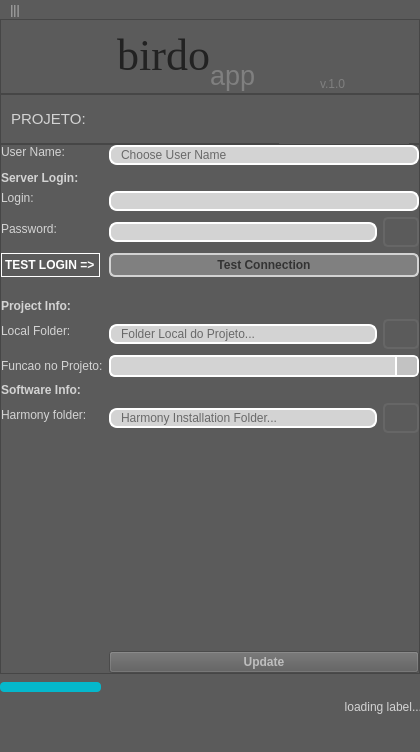
<?xml version="1.0" encoding="UTF-8"?>
<ui version="4.0">
 <class>MainWindow</class>
 <widget class="QMainWindow" name="MainWindow">
  <property name="geometry">
   <rect>
    <x>0</x>
    <y>0</y>
    <width>420</width>
    <height>752</height>
   </rect>
  </property>
  <property name="windowTitle">
   <string>MainWindow</string>
  </property>
  <property name="styleSheet">
   <string notr="true">QWidget{
	background: rgb(91, 91, 91);
}

QMenu {
	background-color: #666666;
}

QMenu::item:hover {
	color: lightgray;
	background-color: blue;
}

QMenuBar {
	color: rgb(182, 182, 182);
	background-color: transparent;
}

QMenuBar::item {
	background-color: transparent;
}

QMenuBar::item:selected { /* when selected using mouse or keyboard */
    background-color: #666666;
}

QMenuBar::item:hover {
    background: #777777;
}

QLabel {
	color: lightgray;
}

QLabel:!enabled {
	color: gray;
}

QLineEdit:!enabled {
	color: gray;
	background-color: #555555;
	border-color: gray;
}

QLineEdit {
	color: black;
    border: 2px solid white;
    border-radius: 8px;
    padding: 0 8px;
    background: lightgray;
    selection-background-color: darkgray;
}

QLineEdit:hover{
    border: 2px solid #05B8CC;
    color: black;
}

QComboBox {
	color: black;
    border: 2px solid white;
    border-radius: 6px;
    padding: 1px 18px 1px 3px;
    min-width: 6em;
}

QComboBox:!editable, QComboBox::drop-down:editable {
     background: lightgray;
}

QComboBox:on { /* shift the text when the popup opens */
    padding-top: 3px;
    padding-left: 4px;
}

QComboBox::drop-down {
    width: 20px;
	background-color: rgb(194, 194, 194);
    border-left-width: 2px;
    border-left-color: white;
    border-left-style: solid; /* just a single line */
    border-top-right-radius: 3px; /* same radius as the QComboBox */
    border-bottom-right-radius: 3px;
}

QComboBox:hover{
    border: 2px solid #05B8CC;
    color: gray;
}

QComboBox QAbstractItemView{
    border: 2px solid white;
	border-radius: 10px;
    color: gray;
	background-color: lightgray;
    selection-background-color: #05B8CC;
	selection-color: white;
	padding: 3px 3px ;
}

QScrollBar {
	background: none;
	border: none;
}

QScrollBar::handle {
	border-radius: 5px;
 	border: 2px solid #777777;
	background-color: gray;
}

QScrollBar::add-page{ 
	border: none;
    background: none;
}

QScrollBar::sub-page {
    background: none;
	border: none;
	max-width: 5px;
}

QScrollBar::add-line {
    border: none;
    background: none;
}

QScrollBar::sub-line {
    border: none;
    background: none;
}

QScrollBar:arrow{
	border: none;
	background: none;
	color: none;
}

</string>
  </property>
  <widget class="QWidget" name="centralwidget">
   <widget class="Line" name="line_bottom">
    <property name="geometry">
     <rect>
      <x>0</x>
      <y>653</y>
      <width>422</width>
      <height>3</height>
     </rect>
    </property>
    <property name="orientation">
     <enum>Qt::Horizontal</enum>
    </property>
   </widget>
   <widget class="Line" name="line_title">
    <property name="geometry">
     <rect>
      <x>0</x>
      <y>80</y>
      <width>0</width>
      <height>0</height>
     </rect>
    </property>
    <property name="sizePolicy">
     <sizepolicy hsizetype="Preferred" vsizetype="Preferred">
      <horstretch>0</horstretch>
      <verstretch>0</verstretch>
     </sizepolicy>
    </property>
    <property name="orientation">
     <enum>Qt::Horizontal</enum>
    </property>
   </widget>
   <widget class="QFrame" name="mainFrame">
    <property name="geometry">
     <rect>
      <x>0</x>
      <y>125</y>
      <width>420</width>
      <height>530</height>
     </rect>
    </property>
    <property name="frameShape">
     <enum>QFrame::StyledPanel</enum>
    </property>
    <property name="frameShadow">
     <enum>QFrame::Raised</enum>
    </property>
    <layout class="QGridLayout" name="gridLayout_2" rowstretch="0" columnstretch="0">
     <property name="margin">
      <number>0</number>
     </property>
     <item row="0" column="0">
      <widget class="QStackedWidget" name="stackedWidget">
       <property name="currentIndex">
        <number>2</number>
       </property>
       <widget class="QWidget" name="projects_page">
        <widget class="QWidget" name="gridLayoutWidget">
         <property name="geometry">
          <rect>
           <x>0</x>
           <y>0</y>
           <width>421</width>
           <height>531</height>
          </rect>
         </property>
         <layout class="QGridLayout" name="projects_layout" rowstretch="0">
          <property name="sizeConstraint">
           <enum>QLayout::SetDefaultConstraint</enum>
          </property>
          <property name="margin">
           <number>7</number>
          </property>
         </layout>
        </widget>
       </widget>
       <widget class="QWidget" name="loading_page">
        <widget class="QLabel" name="anim_logo_label">
         <property name="geometry">
          <rect>
           <x>0</x>
           <y>0</y>
           <width>418</width>
           <height>528</height>
          </rect>
         </property>
         <property name="sizePolicy">
          <sizepolicy hsizetype="Fixed" vsizetype="Fixed">
           <horstretch>0</horstretch>
           <verstretch>0</verstretch>
          </sizepolicy>
         </property>
         <property name="text">
          <string/>
         </property>
         <property name="scaledContents">
          <bool>false</bool>
         </property>
         <property name="alignment">
          <set>Qt::AlignCenter</set>
         </property>
        </widget>
       </widget>
       <widget class="QWidget" name="login_page">
        <widget class="QWidget" name="login_widget" native="true">
         <property name="geometry">
          <rect>
           <x>0</x>
           <y>0</y>
           <width>418</width>
           <height>528</height>
          </rect>
         </property>
         <layout class="QFormLayout" name="formLayout">
          <item row="0" column="0">
           <widget class="QLabel" name="username_title">
            <property name="sizePolicy">
             <sizepolicy hsizetype="Preferred" vsizetype="Fixed">
              <horstretch>0</horstretch>
              <verstretch>0</verstretch>
             </sizepolicy>
            </property>
            <property name="text">
             <string>User Name:</string>
            </property>
           </widget>
          </item>
          <item row="0" column="1">
           <widget class="QLineEdit" name="username_line">
            <property name="toolTip">
             <string>Escolha um nome usuario que todos te reconhecam!</string>
            </property>
            <property name="placeholderText">
             <string>Choose User Name </string>
            </property>
           </widget>
          </item>
          <item row="1" column="0">
           <widget class="QLabel" name="server_title_label">
            <property name="sizePolicy">
             <sizepolicy hsizetype="Preferred" vsizetype="Fixed">
              <horstretch>0</horstretch>
              <verstretch>0</verstretch>
             </sizepolicy>
            </property>
            <property name="font">
             <font>
              <weight>75</weight>
              <bold>true</bold>
             </font>
            </property>
            <property name="text">
             <string>Server Login:</string>
            </property>
           </widget>
          </item>
          <item row="2" column="0">
           <widget class="QLabel" name="server_login_label">
            <property name="sizePolicy">
             <sizepolicy hsizetype="Preferred" vsizetype="Fixed">
              <horstretch>0</horstretch>
              <verstretch>0</verstretch>
             </sizepolicy>
            </property>
            <property name="text">
             <string>Login:</string>
            </property>
           </widget>
          </item>
          <item row="2" column="1">
           <widget class="QLineEdit" name="server_login_line">
            <property name="toolTip">
             <string>login do server</string>
            </property>
            <property name="placeholderText">
             <string/>
            </property>
           </widget>
          </item>
          <item row="3" column="0">
           <widget class="QLabel" name="server_pw_label">
            <property name="text">
             <string>Password:</string>
            </property>
           </widget>
          </item>
          <item row="3" column="1">
           <layout class="QHBoxLayout" name="horizontalLayout_4">
            <item>
             <widget class="QLineEdit" name="server_pw_line">
              <property name="toolTip">
               <string>senha do server</string>
              </property>
              <property name="inputMethodHints">
               <set>Qt::ImhHiddenText|Qt::ImhNoAutoUppercase|Qt::ImhNoPredictiveText</set>
              </property>
              <property name="echoMode">
               <enum>QLineEdit::Password</enum>
              </property>
              <property name="placeholderText">
               <string/>
              </property>
             </widget>
            </item>
            <item>
             <widget class="QPushButton" name="view_pw_button">
              <property name="enabled">
               <bool>true</bool>
              </property>
              <property name="sizePolicy">
               <sizepolicy hsizetype="Fixed" vsizetype="Fixed">
                <horstretch>0</horstretch>
                <verstretch>0</verstretch>
               </sizepolicy>
              </property>
              <property name="minimumSize">
               <size>
                <width>30</width>
                <height>30</height>
               </size>
              </property>
              <property name="maximumSize">
               <size>
                <width>40</width>
                <height>40</height>
               </size>
              </property>
              <property name="toolTip">
               <string>&lt;html&gt;&lt;head/&gt;&lt;body&gt;&lt;p&gt;show password&lt;/p&gt;&lt;/body&gt;&lt;/html&gt;</string>
              </property>
              <property name="styleSheet">
               <string notr="true">QPushButton {
	background: none;
	border: 2px solid #666666;
	border-radius: 5px;	
}

QPushButton:hover {
	background-color: #777777;
	border: none;
}

QPushButton:pressed {
	background-color: rgb(90, 90, 90);
	border-top: 2px solid #444444;
	border-left: 2px solid #444444;
	border-bottom: none;
	border-right: none;
}
</string>
              </property>
              <property name="text">
               <string/>
              </property>
             </widget>
            </item>
           </layout>
          </item>
          <item row="4" column="0">
           <widget class="QLabel" name="status_label">
            <property name="font">
             <font>
              <weight>75</weight>
              <bold>true</bold>
             </font>
            </property>
            <property name="toolTip">
             <string>status do teste de conexao com o servidor</string>
            </property>
            <property name="styleSheet">
             <string notr="true">color: white;</string>
            </property>
            <property name="frameShape">
             <enum>QFrame::Box</enum>
            </property>
            <property name="text">
             <string>TEST LOGIN =&gt;</string>
            </property>
           </widget>
          </item>
          <item row="4" column="1">
           <widget class="QPushButton" name="test_login_button">
            <property name="font">
             <font>
              <weight>75</weight>
              <bold>true</bold>
             </font>
            </property>
            <property name="styleSheet">
             <string notr="true">QPushButton {
	color: #333333;
    border: 2px solid lightgray;
    border-radius: 6px;
	background-color: gray;
	min-height: 20px;
	min-width: 60px;
}
QPushButton:pressed {
	color: lightgray;
    border: 2px solid #333333;
    background-color: #05B8CC;
	font-size: 7pt;
}
QPushButton:hover{
    border: 2px solid #05B8CC;
    color: #111111;
}

QPushButton:!enabled {
	color: #444444;
	background-color: #999999;
	border-color: #777777;
}
</string>
            </property>
            <property name="text">
             <string>Test Connection</string>
            </property>
           </widget>
          </item>
          <item row="5" column="1">
           <spacer name="horizontalSpacer">
            <property name="orientation">
             <enum>Qt::Horizontal</enum>
            </property>
            <property name="sizeType">
             <enum>QSizePolicy::Fixed</enum>
            </property>
            <property name="sizeHint" stdset="0">
             <size>
              <width>40</width>
              <height>10</height>
             </size>
            </property>
           </spacer>
          </item>
          <item row="6" column="0">
           <widget class="QLabel" name="label_4">
            <property name="font">
             <font>
              <weight>75</weight>
              <bold>true</bold>
             </font>
            </property>
            <property name="text">
             <string>Project Info:</string>
            </property>
           </widget>
          </item>
          <item row="7" column="0">
           <widget class="QLabel" name="local_folder_label">
            <property name="text">
             <string>Local Folder:</string>
            </property>
           </widget>
          </item>
          <item row="7" column="1">
           <layout class="QHBoxLayout" name="horizontalLayout_3">
            <item>
             <widget class="QLineEdit" name="localFolder_line">
              <property name="toolTip">
               <string>Folder local do projeto

Atencao! Se vc usa o Nexcloud Client, nao escolha o mesmo folder local escolhido para o client!</string>
              </property>
              <property name="placeholderText">
               <string>Folder Local do Projeto...</string>
              </property>
             </widget>
            </item>
            <item>
             <widget class="QPushButton" name="local_folder_button">
              <property name="enabled">
               <bool>true</bool>
              </property>
              <property name="sizePolicy">
               <sizepolicy hsizetype="Fixed" vsizetype="Fixed">
                <horstretch>0</horstretch>
                <verstretch>0</verstretch>
               </sizepolicy>
              </property>
              <property name="minimumSize">
               <size>
                <width>30</width>
                <height>30</height>
               </size>
              </property>
              <property name="maximumSize">
               <size>
                <width>40</width>
                <height>40</height>
               </size>
              </property>
              <property name="toolTip">
               <string>&lt;html&gt;&lt;head/&gt;&lt;body&gt;&lt;p&gt;Escolhe o folder local do projeto&lt;/p&gt;&lt;p&gt;OBS: Nao ecolha o mesmo folder do client do Nextcloud!&lt;/p&gt;&lt;/body&gt;&lt;/html&gt;</string>
              </property>
              <property name="styleSheet">
               <string notr="true">QPushButton {
	background: none;
	border: 2px solid #666666;
	border-radius: 5px;	
}

QPushButton:hover {
	background-color: #777777;
	border: none;
}

QPushButton:pressed {
	background-color: rgb(90, 90, 90);
	border-top: 2px solid #444444;
	border-left: 2px solid #444444;
	border-bottom: none;
	border-right: none;
}
</string>
              </property>
              <property name="text">
               <string/>
              </property>
             </widget>
            </item>
           </layout>
          </item>
          <item row="8" column="0">
           <widget class="QLabel" name="funcao_label">
            <property name="text">
             <string>Funcao no Projeto:</string>
            </property>
           </widget>
          </item>
          <item row="8" column="1">
           <widget class="QComboBox" name="combo_funcao">
            <property name="toolTip">
             <string>&lt;html&gt;&lt;head/&gt;&lt;body&gt;&lt;p&gt;Escolha a sua funcao no projeto&lt;/p&gt;&lt;/body&gt;&lt;/html&gt;</string>
            </property>
           </widget>
          </item>
          <item row="9" column="0">
           <widget class="QLabel" name="label_5">
            <property name="font">
             <font>
              <weight>75</weight>
              <bold>true</bold>
             </font>
            </property>
            <property name="text">
             <string>Software Info:</string>
            </property>
           </widget>
          </item>
          <item row="10" column="0">
           <widget class="QLabel" name="harmony_label">
            <property name="enabled">
             <bool>true</bool>
            </property>
            <property name="text">
             <string>Harmony folder:</string>
            </property>
           </widget>
          </item>
          <item row="10" column="1">
           <layout class="QHBoxLayout" name="horizontalLayout_2">
            <item>
             <widget class="QLineEdit" name="harmony_folder_line">
              <property name="enabled">
               <bool>true</bool>
              </property>
              <property name="toolTip">
               <string>Ecolha o folder da instalacao NAO padrao do HARMONY:
EX: Escolha a pasta com o nome de:
'Toon Boom Harmony 20 Premium' para a versao 20</string>
              </property>
              <property name="text">
               <string/>
              </property>
              <property name="placeholderText">
               <string>Harmony Installation Folder...</string>
              </property>
             </widget>
            </item>
            <item>
             <widget class="QPushButton" name="harmony_folder_button">
              <property name="enabled">
               <bool>true</bool>
              </property>
              <property name="sizePolicy">
               <sizepolicy hsizetype="Fixed" vsizetype="Fixed">
                <horstretch>0</horstretch>
                <verstretch>0</verstretch>
               </sizepolicy>
              </property>
              <property name="minimumSize">
               <size>
                <width>30</width>
                <height>30</height>
               </size>
              </property>
              <property name="maximumSize">
               <size>
                <width>40</width>
                <height>40</height>
               </size>
              </property>
              <property name="toolTip">
               <string>&lt;html&gt;&lt;head/&gt;&lt;body&gt;&lt;p&gt;Caso o Harmony esteja instalado num folder NAO padrao, informe o folder da instalacao!&lt;/p&gt;&lt;/body&gt;&lt;/html&gt;</string>
              </property>
              <property name="styleSheet">
               <string notr="true">QPushButton {
	background: none;
	border: 2px solid #666666;
	border-radius: 5px;	
}

QPushButton:hover {
	background-color: #777777;
	border: none;
}

QPushButton:pressed {
	background-color: rgb(90, 90, 90);
	border-top: 2px solid #444444;
	border-left: 2px solid #444444;
	border-bottom: none;
	border-right: none;
}</string>
              </property>
              <property name="text">
               <string/>
              </property>
             </widget>
            </item>
           </layout>
          </item>
          <item row="11" column="1">
           <spacer name="verticalSpacer">
            <property name="orientation">
             <enum>Qt::Vertical</enum>
            </property>
            <property name="sizeHint" stdset="0">
             <size>
              <width>20</width>
              <height>130</height>
             </size>
            </property>
           </spacer>
          </item>
          <item row="12" column="1">
           <widget class="QPushButton" name="update_button">
            <property name="enabled">
             <bool>false</bool>
            </property>
            <property name="font">
             <font>
              <weight>75</weight>
              <bold>true</bold>
             </font>
            </property>
            <property name="styleSheet">
             <string notr="true">QWidget{
	background: rgb(91, 91, 91);
}

QMenu {
	background-color: #666666;
}

QMenu::item:hover {
	color: lightgray;
	background-color: blue;
}

QMenuBar {
	color: rgb(182, 182, 182);
	background-color: transparent;
}

QMenuBar::item {
	background-color: transparent;
}

QMenuBar::item:selected { /* when selected using mouse or keyboard */
    background-color: #666666;
}

QMenuBar::item:hover {
    background: #777777;
}

QLabel {
	color: lightgray;
}

QLabel:!enabled {
	color: gray;
}

QLineEdit:!enabled {
	color: gray;
	background-color: #555555;
	border-color: gray;
}

QLineEdit {
	color: black;
    border: 2px solid white;
    border-radius: 8px;
    padding: 0 8px;
    background: lightgray;
    selection-background-color: darkgray;
}

QLineEdit:hover{
    border: 2px solid #05B8CC;
    color: black;
}

QComboBox {
	color: black;
    border: 2px solid white;
    border-radius: 6px;
    padding: 1px 18px 1px 3px;
    min-width: 6em;
}

QComboBox:!editable, QComboBox::drop-down:editable {
     background: lightgray;
}

QComboBox:on { /* shift the text when the popup opens */
    padding-top: 3px;
    padding-left: 4px;
}

QComboBox::drop-down {
    width: 20px;
	background-color: rgb(194, 194, 194);
    border-left-width: 2px;
    border-left-color: white;
    border-left-style: solid; /* just a single line */
    border-top-right-radius: 3px; /* same radius as the QComboBox */
    border-bottom-right-radius: 3px;
}

QComboBox:hover{
    border: 2px solid #05B8CC;
    color: gray;
}

QComboBox QAbstractItemView{
    border: 2px solid white;
	border-radius: 10px;
    color: gray;
	background-color: lightgray;
    selection-background-color: #05B8CC;
	selection-color: white;
	padding: 3px 3px ;
}

QScrollBar {
	background: none;
	border: none;
}

QScrollBar::handle {
	border-radius: 5px;
 	border: 2px solid #777777;
	background-color: gray;
}

QScrollBar::add-page{ 
	border: none;
    background: none;
}

QScrollBar::sub-page {
    background: none;
	border: none;
	max-width: 5px;
}

QScrollBar::add-line {
    border: none;
    background: none;
}

QScrollBar::sub-line {
    border: none;
    background: none;
}

QScrollBar:arrow{
	border: none;
	background: none;
	color: none;
}

</string>
            </property>
            <property name="text">
             <string>Update</string>
            </property>
           </widget>
          </item>
         </layout>
        </widget>
       </widget>
       <widget class="QWidget" name="plugins_page">
        <property name="styleSheet">
         <string notr="true">QWidget{
	background: rgb(0, 0, 0);
}
</string>
        </property>
        <widget class="QWidget" name="gridLayoutWidget_2">
         <property name="geometry">
          <rect>
           <x>0</x>
           <y>0</y>
           <width>421</width>
           <height>531</height>
          </rect>
         </property>
         <layout class="QGridLayout" name="plugin_layout"/>
        </widget>
       </widget>
      </widget>
     </item>
    </layout>
   </widget>
   <widget class="QProgressBar" name="progressBar">
    <property name="geometry">
     <rect>
      <x>0</x>
      <y>663</y>
      <width>422</width>
      <height>10</height>
     </rect>
    </property>
    <property name="styleSheet">
     <string notr="true">QProgressBar {
	background: transparent;
	border-style: none;
	max-height: 10px;
}

QProgressBar::chunk{
	background-color: #05B8CC;
	border-radius: 4px;
}</string>
    </property>
    <property name="value">
     <number>24</number>
    </property>
    <property name="format">
     <string/>
    </property>
   </widget>
   <widget class="QFrame" name="frame_title">
    <property name="geometry">
     <rect>
      <x>0</x>
      <y>0</y>
      <width>420</width>
      <height>75</height>
     </rect>
    </property>
    <property name="maximumSize">
     <size>
      <width>16777215</width>
      <height>80</height>
     </size>
    </property>
    <property name="frameShape">
     <enum>QFrame::StyledPanel</enum>
    </property>
    <property name="frameShadow">
     <enum>QFrame::Raised</enum>
    </property>
    <layout class="QGridLayout" name="gridLayout_3" columnstretch="0,0,0,0,0,0">
     <property name="rightMargin">
      <number>0</number>
     </property>
     <property name="bottomMargin">
      <number>0</number>
     </property>
     <property name="spacing">
      <number>0</number>
     </property>
     <item row="0" column="2">
      <widget class="QLabel" name="label_title">
       <property name="font">
        <font>
         <family>Times New Roman</family>
         <pointsize>33</pointsize>
         <italic>false</italic>
        </font>
       </property>
       <property name="styleSheet">
        <string notr="true">QLabel {
	color: #222222;
}</string>
       </property>
       <property name="text">
        <string>birdo</string>
       </property>
       <property name="scaledContents">
        <bool>false</bool>
       </property>
       <property name="alignment">
        <set>Qt::AlignRight|Qt::AlignTop|Qt::AlignTrailing</set>
       </property>
      </widget>
     </item>
     <item row="0" column="3">
      <widget class="QLabel" name="label_title_app">
       <property name="sizePolicy">
        <sizepolicy hsizetype="Preferred" vsizetype="Preferred">
         <horstretch>0</horstretch>
         <verstretch>0</verstretch>
        </sizepolicy>
       </property>
       <property name="maximumSize">
        <size>
         <width>70</width>
         <height>16777215</height>
        </size>
       </property>
       <property name="font">
        <font>
         <pointsize>20</pointsize>
         <weight>50</weight>
         <bold>false</bold>
        </font>
       </property>
       <property name="styleSheet">
        <string notr="true">QLabel {
	color: gray;
}</string>
       </property>
       <property name="text">
        <string>app</string>
       </property>
       <property name="alignment">
        <set>Qt::AlignBottom|Qt::AlignLeading|Qt::AlignLeft</set>
       </property>
      </widget>
     </item>
     <item row="0" column="0">
      <widget class="QPushButton" name="home_button">
       <property name="sizePolicy">
        <sizepolicy hsizetype="Fixed" vsizetype="Fixed">
         <horstretch>0</horstretch>
         <verstretch>0</verstretch>
        </sizepolicy>
       </property>
       <property name="minimumSize">
        <size>
         <width>60</width>
         <height>60</height>
        </size>
       </property>
       <property name="maximumSize">
        <size>
         <width>61</width>
         <height>61</height>
        </size>
       </property>
       <property name="toolTip">
        <string>Home...

Volta para pagina de escolher os projetos!</string>
       </property>
       <property name="styleSheet">
        <string notr="true">QPushButton {
	border: none;
	border-radius: 30px;
}

QPushButton:hover {
	background-color: #05B8CC;
}

QPushButton:pressed {
	background-color: rgb(255, 78, 125);
}</string>
       </property>
       <property name="text">
        <string/>
       </property>
       <property name="iconSize">
        <size>
         <width>59</width>
         <height>59</height>
        </size>
       </property>
      </widget>
     </item>
     <item row="0" column="1">
      <spacer name="verticalSpacer_2">
       <property name="orientation">
        <enum>Qt::Vertical</enum>
       </property>
       <property name="sizeType">
        <enum>QSizePolicy::Preferred</enum>
       </property>
       <property name="sizeHint" stdset="0">
        <size>
         <width>40</width>
         <height>40</height>
        </size>
       </property>
      </spacer>
     </item>
     <item row="0" column="4">
      <spacer name="verticalSpacer_3">
       <property name="orientation">
        <enum>Qt::Vertical</enum>
       </property>
       <property name="sizeType">
        <enum>QSizePolicy::Preferred</enum>
       </property>
       <property name="sizeHint" stdset="0">
        <size>
         <width>40</width>
         <height>40</height>
        </size>
       </property>
      </spacer>
     </item>
     <item row="0" column="5">
      <widget class="QLabel" name="label_version">
       <property name="styleSheet">
        <string notr="true">color: gray;</string>
       </property>
       <property name="text">
        <string>v.1.0</string>
       </property>
       <property name="alignment">
        <set>Qt::AlignBottom|Qt::AlignLeading|Qt::AlignLeft</set>
       </property>
      </widget>
     </item>
    </layout>
   </widget>
   <widget class="QLabel" name="loading_label">
    <property name="geometry">
     <rect>
      <x>0</x>
      <y>680</y>
      <width>422</width>
      <height>16</height>
     </rect>
    </property>
    <property name="text">
     <string>loading label...</string>
    </property>
    <property name="alignment">
     <set>Qt::AlignRight|Qt::AlignTrailing|Qt::AlignVCenter</set>
    </property>
   </widget>
   <widget class="QFrame" name="frame_header">
    <property name="geometry">
     <rect>
      <x>0</x>
      <y>75</y>
      <width>420</width>
      <height>50</height>
     </rect>
    </property>
    <property name="font">
     <font>
      <pointsize>8</pointsize>
     </font>
    </property>
    <property name="frameShape">
     <enum>QFrame::StyledPanel</enum>
    </property>
    <property name="frameShadow">
     <enum>QFrame::Raised</enum>
    </property>
    <layout class="QHBoxLayout" name="horizontalLayout">
     <property name="leftMargin">
      <number>10</number>
     </property>
     <property name="topMargin">
      <number>0</number>
     </property>
     <property name="rightMargin">
      <number>10</number>
     </property>
     <property name="bottomMargin">
      <number>0</number>
     </property>
     <item>
      <widget class="QLabel" name="header">
       <property name="font">
        <font>
         <pointsize>11</pointsize>
        </font>
       </property>
       <property name="layoutDirection">
        <enum>Qt::LeftToRight</enum>
       </property>
       <property name="text">
        <string>PROJETO:</string>
       </property>
       <property name="alignment">
        <set>Qt::AlignLeading|Qt::AlignLeft|Qt::AlignVCenter</set>
       </property>
      </widget>
     </item>
     <item>
      <widget class="QLabel" name="proj_logo_label">
       <property name="sizePolicy">
        <sizepolicy hsizetype="Fixed" vsizetype="Fixed">
         <horstretch>0</horstretch>
         <verstretch>0</verstretch>
        </sizepolicy>
       </property>
       <property name="minimumSize">
        <size>
         <width>129</width>
         <height>49</height>
        </size>
       </property>
       <property name="maximumSize">
        <size>
         <width>130</width>
         <height>50</height>
        </size>
       </property>
       <property name="styleSheet">
        <string notr="true">QWidget{
	background: rgb(91, 91, 91);
}

QMenu {
	background-color: #666666;
}

QMenu::item:hover {
	color: lightgray;
	background-color: blue;
}

QMenuBar {
	color: rgb(182, 182, 182);
	background-color: transparent;
}

QMenuBar::item {
	background-color: transparent;
}

QMenuBar::item:selected { /* when selected using mouse or keyboard */
    background-color: #666666;
}

QMenuBar::item:hover {
    background: #777777;
}

QLabel {
	color: lightgray;
}

QLabel:!enabled {
	color: gray;
}

QLineEdit:!enabled {
	color: gray;
	background-color: #555555;
	border-color: gray;
}

QLineEdit {
	color: black;
    border: 2px solid white;
    border-radius: 8px;
    padding: 0 8px;
    background: lightgray;
    selection-background-color: darkgray;
}

QLineEdit:hover{
    border: 2px solid #05B8CC;
    color: black;
}

QComboBox {
	color: black;
    border: 2px solid white;
    border-radius: 6px;
    padding: 1px 18px 1px 3px;
    min-width: 6em;
}

QComboBox:!editable, QComboBox::drop-down:editable {
     background: lightgray;
}

QComboBox:on { /* shift the text when the popup opens */
    padding-top: 3px;
    padding-left: 4px;
}

QComboBox::drop-down {
    width: 20px;
	background-color: rgb(194, 194, 194);
    border-left-width: 2px;
    border-left-color: white;
    border-left-style: solid; /* just a single line */
    border-top-right-radius: 3px; /* same radius as the QComboBox */
    border-bottom-right-radius: 3px;
}

QComboBox:hover{
    border: 2px solid #05B8CC;
    color: gray;
}

QComboBox QAbstractItemView{
    border: 2px solid white;
	border-radius: 10px;
    color: gray;
	background-color: lightgray;
    selection-background-color: #05B8CC;
	selection-color: white;
	padding: 3px 3px ;
}

QScrollBar {
	background: none;
	border: none;
}

QScrollBar::handle {
	border-radius: 5px;
 	border: 2px solid #777777;
	background-color: gray;
}

QScrollBar::add-page{ 
	border: none;
    background: none;
}

QScrollBar::sub-page {
    background: none;
	border: none;
	max-width: 5px;
}

QScrollBar::add-line {
    border: none;
    background: none;
}

QScrollBar::sub-line {
    border: none;
    background: none;
}

QScrollBar:arrow{
	border: none;
	background: none;
	color: none;
}

</string>
       </property>
       <property name="text">
        <string/>
       </property>
       <property name="scaledContents">
        <bool>true</bool>
       </property>
      </widget>
     </item>
    </layout>
   </widget>
  </widget>
  <widget class="QMenuBar" name="menubar">
   <property name="geometry">
    <rect>
     <x>0</x>
     <y>0</y>
     <width>420</width>
     <height>26</height>
    </rect>
   </property>
   <widget class="QMenu" name="menu">
    <property name="title">
     <string>|||</string>
    </property>
    <addaction name="actionChange_User"/>
    <addaction name="actionCheck_Updates"/>
    <addaction name="actionCredits"/>
    <addaction name="separator"/>
    <addaction name="actionExit"/>
   </widget>
   <addaction name="menu"/>
  </widget>
  <action name="actionChange_User">
   <property name="text">
    <string>Change User</string>
   </property>
  </action>
  <action name="actionCheck_Updates">
   <property name="text">
    <string>Check Updates</string>
   </property>
  </action>
  <action name="actionCredits">
   <property name="text">
    <string>Credits...</string>
   </property>
  </action>
  <action name="actionExit">
   <property name="text">
    <string>Exit</string>
   </property>
  </action>
 </widget>
 <resources/>
 <connections/>
</ui>
